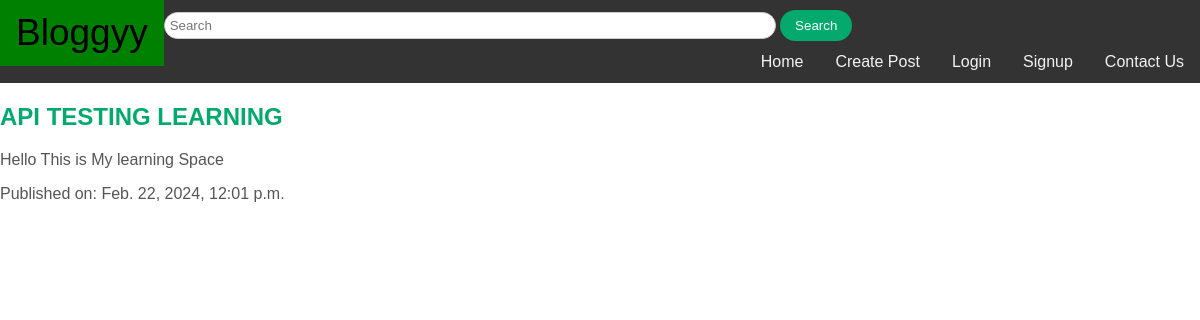
The app's page /view_post/15/ with its own data.
### blog/models.py (models this page shows, shortened)
class Post(models.Model):
    title=models.CharField(max_length=600)
    content=models.TextField()
    pub_date=models.DateTimeField('DATE PUBLISHED')

### blog/views.py (the view)
# urls.py: path('view_post/<int:post_id>/', views.view_post, name='view_post'),
def view_post(request, post_id):
    post = get_object_or_404(Post, pk=post_id)
    return render(request, 'blog/view_post.html', {'post': post})

### blog/templates/blog/view_post.html (shortened to what this page needs)
<!DOCTYPE html>
<html lang="en">
<head>
</head>
<body>
{% extends 'blog/base.html' %}
{% block content %}
  <div class="container">
        <div class="post-details">
            <h2>{{ post.title }}</h2>
            <div class="post-content">
                <p>{{ post.content }}</p>
            </div>
            <p>Published on: {{ post.pub_date }}</p>
        </div>
    </div>
{% endblock %}

### blog/templates/blog/view_post.html (style rules this page uses)
.container { max-width: 800 px; margin: 0 auto; padding: 20 px; }
.post-details { background-color: #fff; padding: 20 px; border-radius: 5 px; box-shadow: 0 0 10 px rgba(0, 0, 0, 0.1); }
h2 { color: #04AA6D; }
p { color: #555; }

### blog/templates/blog/base.html (style rules this page uses)
body { margin: 0; font-family: Arial, Helvetica, sans-serif; }

### records on screen
Post: title "API TESTING LEARNING", content "Hello This is My learning Space", pub_date "Feb. 22, 2024, 12:01 p.m."
